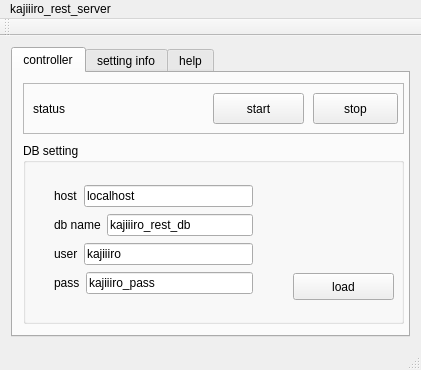
<?xml version="1.0" encoding="UTF-8"?>
<ui version="4.0">
 <class>kajiiiro_rest_server</class>
 <widget class="QMainWindow" name="kajiiiro_rest_server">
  <property name="geometry">
   <rect>
    <x>0</x>
    <y>0</y>
    <width>421</width>
    <height>370</height>
   </rect>
  </property>
  <property name="windowTitle">
   <string>kajiiiro_rest_server</string>
  </property>
  <widget class="QWidget" name="centralWidget">
   <layout class="QGridLayout" name="gridLayout">
    <item row="0" column="0">
     <widget class="QTabWidget" name="tabWidget">
      <property name="currentIndex">
       <number>0</number>
      </property>
      <widget class="QWidget" name="tab_controller">
       <attribute name="title">
        <string>controller</string>
       </attribute>
       <widget class="QFrame" name="frame">
        <property name="geometry">
         <rect>
          <x>10</x>
          <y>10</y>
          <width>381</width>
          <height>51</height>
         </rect>
        </property>
        <property name="frameShape">
         <enum>QFrame::StyledPanel</enum>
        </property>
        <property name="frameShadow">
         <enum>QFrame::Raised</enum>
        </property>
        <widget class="QLabel" name="label_status">
         <property name="geometry">
          <rect>
           <x>10</x>
           <y>10</y>
           <width>171</width>
           <height>31</height>
          </rect>
         </property>
         <property name="text">
          <string>status</string>
         </property>
        </widget>
        <widget class="QPushButton" name="pushButton_start">
         <property name="geometry">
          <rect>
           <x>190</x>
           <y>10</y>
           <width>91</width>
           <height>31</height>
          </rect>
         </property>
         <property name="text">
          <string>start</string>
         </property>
        </widget>
        <widget class="QPushButton" name="pushButton_stop">
         <property name="geometry">
          <rect>
           <x>290</x>
           <y>10</y>
           <width>85</width>
           <height>31</height>
          </rect>
         </property>
         <property name="text">
          <string>stop</string>
         </property>
        </widget>
       </widget>
       <widget class="QGroupBox" name="groupBox">
        <property name="geometry">
         <rect>
          <x>10</x>
          <y>70</y>
          <width>381</width>
          <height>181</height>
         </rect>
        </property>
        <property name="title">
         <string>DB setting</string>
        </property>
        <widget class="QPushButton" name="pushButton_load">
         <property name="geometry">
          <rect>
           <x>270</x>
           <y>130</y>
           <width>101</width>
           <height>27</height>
          </rect>
         </property>
         <property name="text">
          <string>load</string>
         </property>
        </widget>
        <widget class="QWidget" name="layoutWidget">
         <property name="geometry">
          <rect>
           <x>20</x>
           <y>30</y>
           <width>221</width>
           <height>136</height>
          </rect>
         </property>
         <layout class="QVBoxLayout" name="verticalLayout">
          <item>
           <layout class="QHBoxLayout" name="horizontalLayout">
            <item>
             <widget class="QLabel" name="label_host">
              <property name="text">
               <string>host</string>
              </property>
             </widget>
            </item>
            <item>
             <widget class="QLineEdit" name="lineEdit_host">
              <property name="text">
               <string>localhost</string>
              </property>
             </widget>
            </item>
           </layout>
          </item>
          <item>
           <layout class="QHBoxLayout" name="horizontalLayout_2">
            <item>
             <widget class="QLabel" name="label_db_name">
              <property name="text">
               <string>db name</string>
              </property>
             </widget>
            </item>
            <item>
             <widget class="QLineEdit" name="lineEdit_db_name">
              <property name="text">
               <string>kajiiiro_rest_db</string>
              </property>
             </widget>
            </item>
           </layout>
          </item>
          <item>
           <layout class="QHBoxLayout" name="horizontalLayout_3">
            <item>
             <widget class="QLabel" name="label_user">
              <property name="text">
               <string>user</string>
              </property>
             </widget>
            </item>
            <item>
             <widget class="QLineEdit" name="lineEdit_user">
              <property name="text">
               <string>kajiiiro</string>
              </property>
             </widget>
            </item>
           </layout>
          </item>
          <item>
           <layout class="QHBoxLayout" name="horizontalLayout_4">
            <item>
             <widget class="QLabel" name="label_pass">
              <property name="text">
               <string>pass</string>
              </property>
             </widget>
            </item>
            <item>
             <widget class="QLineEdit" name="lineEdit_pass">
              <property name="text">
               <string>kajiiiro_pass</string>
              </property>
             </widget>
            </item>
           </layout>
          </item>
         </layout>
        </widget>
        <zorder>layoutWidget</zorder>
        <zorder>pushButton_load</zorder>
       </widget>
      </widget>
      <widget class="QWidget" name="tab_setting_info">
       <attribute name="title">
        <string>setting info</string>
       </attribute>
       <widget class="QLabel" name="label_information">
        <property name="geometry">
         <rect>
          <x>20</x>
          <y>20</y>
          <width>341</width>
          <height>171</height>
         </rect>
        </property>
        <property name="text">
         <string>message</string>
        </property>
       </widget>
      </widget>
      <widget class="QWidget" name="tab_help">
       <attribute name="title">
        <string>help</string>
       </attribute>
      </widget>
     </widget>
    </item>
   </layout>
  </widget>
  <widget class="QMenuBar" name="menuBar">
   <property name="geometry">
    <rect>
     <x>0</x>
     <y>0</y>
     <width>421</width>
     <height>25</height>
    </rect>
   </property>
   <widget class="QMenu" name="menuKajiiiro_rest_server">
    <property name="title">
     <string>kajiiiro_rest_server</string>
    </property>
   </widget>
   <addaction name="menuKajiiiro_rest_server"/>
  </widget>
  <widget class="QToolBar" name="mainToolBar">
   <attribute name="toolBarArea">
    <enum>TopToolBarArea</enum>
   </attribute>
   <attribute name="toolBarBreak">
    <bool>false</bool>
   </attribute>
  </widget>
  <widget class="QStatusBar" name="statusBar"/>
 </widget>
 <layoutdefault spacing="6" margin="11"/>
 <resources/>
 <connections/>
</ui>
